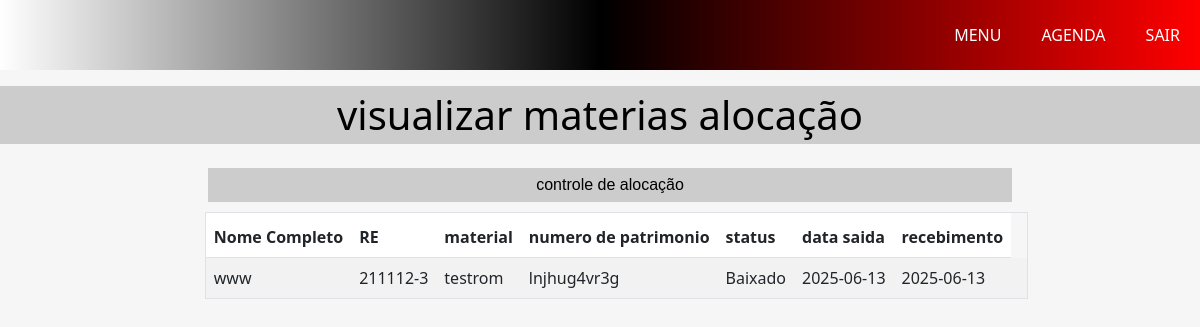
Page /p4/consultarpm.php on the committed database.
### tables this page shows
CREATE TABLE `p4_controleinventario` (
  `id_controle` int(11) NOT NULL,
  `idPm` int(11) DEFAULT NULL,
  `idInventario` int(11) NOT NULL,
  `dtEntrada` date DEFAULT NULL,
  `dtSaida` date DEFAULT NULL
);

CREATE TABLE `p1` (
  `id` int(11) NOT NULL,
  `RE` varchar(8) NOT NULL,
  `NomeCompleto` varchar(55) NOT NULL,
  `NomeGuerra` varchar(50) NOT NULL,
  `DataNascimento` date NOT NULL,
  `DataAdmissao` date NOT NULL,
  `Id_TipoSanguineo` int(1) NOT NULL,
  `Id_CidadeNatal` int(5) NOT NULL,
  `Id_CidadeEndereco` int(5) NOT NULL,
  `NomePai` varchar(55) NOT NULL,
  `NomeMae` varchar(55) NOT NULL,
  `Id_EstadoCivil` int(1) NOT NULL,
  `CPF` varchar(14) NOT NULL,
  `RG` varchar(12) NOT NULL,
  `CNH` varchar(11) NOT NULL,
  `ValidadeCNH` date NOT NULL,
  `Id_CategoriaCNH` int(1) NOT NULL,
  `Id_SATCNH` int(1) NOT NULL,
  `CEP` varchar(9) NOT NULL,
  `Endereco` varchar(100) NOT NULL,
  `Numero` int(5) NOT NULL,
  `Id_Logradouro` int(2) DEFAULT NULL,
  `Bairro` varchar(50) NOT NULL,
  `Complemento` varchar(100) DEFAULT NULL,
  `NomeConjuge` varchar(70) DEFAULT NULL,
  `DtNascConjuge` date DEFAULT NULL,
  `Id_Sexo` int(1) NOT NULL,
  `Telefone1` varchar(15) NOT NULL,
  `Telefone2` varchar(15) DEFAULT NULL,
  `TelefoneRecados` varchar(15) NOT NULL,
  `img` varchar(80) DEFAULT 'img/usuario.png',
  `Id_graduacao` int(2) NOT NULL,
  `Id_estadoAtual` int(2) NOT NULL,
  `Id_estadoNatal` int(2) NOT NULL,
  `DtApresentacao` date NOT NULL,
  `status` int(1) NOT NULL DEFAULT 1
);

CREATE TABLE `p4_modelos` (
  `idModelo` int(11) NOT NULL,
  `modelo` varchar(50) NOT NULL,
  `idMarca` int(11) DEFAULT NULL,
  `idTipo` int(11) DEFAULT NULL,
  `categoria` int(11) NOT NULL
);

CREATE TABLE `p4_romaneio` (
  `id_romaneio` int(11) NOT NULL,
  `numerodeserie` varchar(30) NOT NULL,
  `numerodepatrimonio` varchar(11) NOT NULL,
  `idModelo` int(11) NOT NULL,
  `id_tamanho` int(11) NOT NULL
);

CREATE TABLE `p4_status` (
  `idStatus` int(2) NOT NULL,
  `estado` varchar(10) NOT NULL
);

### p4/material_view_pm.php (the view, shortened to what this page needs)
<?php
require_once("../conexao/conexao.php");
try {
    if($_SESSION['permissao'] < '5' ){
      $re = $_SESSION['RE'];
 }else{    $re = 0;}
    $dados = [];
    if (isset($_POST['re'])) {
        $re = trim($_POST['re']);
        $comandoSQL = "
        SELECT
           inv.id AS inventario_id,
            con.*,
            inv.*,
            p1.*,
            sta.estado,
            c.*,
            mo.*,
            lo.*,
            ma.*,
            ti.*,
            loc.*,
            locc.*
        FROM p4_controleinventario AS con
        INNER JOIN p4_inventario AS inv ON inv.id = con.idInventario
        INNER JOIN p4_status AS sta ON sta.idStatus = inv.idStatus
        INNER JOIN p1 ON p1.id = con.idPm
        INNER JOIN p4_romaneio AS c ON c.numerodepatrimonio = inv.numerodepatrimonio
        INNER JOIN p4_modelos AS mo ON mo.idModelo = c.idModelo
        INNER JOIN p4_localcomplemento AS lo ON lo.idLocComp = inv.idLocComp
        INNER JOIN p4_local AS loc ON loc.idLocal = lo.idLocal
        INNER JOIN p4_complemento AS locc ON locc.idComplemento = lo.idComplemento
        INNER JOIN p4_marcas AS ma ON ma.idMarca = mo.idMarca
        INNER JOIN p4_tipos AS ti ON ti.id = mo.idTipo
        WHERE p1.RE LIKE :re
        ";
        $stmt = $conexao->prepare($comandoSQL);
        $re = "%$re%";
        $stmt->bindParam(":re", $re, PDO::PARAM_STR);
        $stmt->execute();
        $dados = $stmt->fetchAll(PDO::FETCH_ASSOC);
    }
    else{
   $comandoSQL = "
       SELECT
    inv.id AS inventario_id,
    con.*,
    inv.*,
    p1.*,
    sta.estado,
    c.*,
    mo.*,
    lo.*,
    ma.*,
    ti.*,
    loc.*,
    locc.*
FROM p4_controleinventario AS con
-- Junta apenas o registro mais recente de cada item
INNER JOIN (
    SELECT idInventario, MAX(dtEntrada) AS dtEntrada
    FROM p4_controleinventario
    GROUP BY idInventario
) AS ult ON ult.idInventario = con.idInventario AND ult.dtEntrada = con.dtEntrada
INNER JOIN p4_inventario AS inv ON inv.id = con.idInventario
INNER JOIN p4_status AS sta ON sta.idStatus = inv.idStatus
INNER JOIN p1 ON p1.id = con.idPm
INNER JOIN p4_romaneio AS c ON c.numerodepatrimonio = inv.numerodepatrimonio
INNER JOIN p4_modelos AS mo ON mo.idModelo = c.idModelo
INNER JOIN p4_localcomplemento AS lo ON lo.idLocComp = inv.idLocComp
INNER JOIN p4_local AS loc ON loc.idLocal = lo.idLocal
INNER JOIN p4_complemento AS locc ON locc.idComplemento = lo.idComplemento
INNER JOIN p4_marcas AS ma ON ma.idMarca = mo.idMarca
INNER JOIN p4_tipos AS ti ON ti.id = mo.idTipo
        ";
        $stmt = $conexao->prepare($comandoSQL);
        $stmt->execute();
        $dados = $stmt->fetchAll(PDO::FETCH_ASSOC);
    }
    if (count($dados) > 0) {
        foreach ($dados as $row) {
            echo "<tr>
                    <td class='hidden'>{$row['id']}</td>
                      <td>{$row['NomeCompleto']}</td>
                        <td>{$row['RE']}</td>
                         <td>{$row['modelo']}</td>
                    <td>{$row['numerodepatrimonio']}</td>
                    <td>{$row['estado']}</td>
                    <td>{$row['dtEntrada']}</td>";
            if ($row['dtSaida'] === null) {
                echo "<td>em operação</td>";
            } else {
                echo "<td>{$row['dtSaida']}</td>";
            }
            if ($row['estado'] == 'Operando' && $row['dtSaida'] == null  &&  $_SESSION["permissao"] == 5 ) {
                echo "<td>
                   <button class='btn btn-warning' onclick='darBaixa(" . $row["inventario_id"] . ", " . $row["id_controle"] . ")'>Dar Baixa</button>
              </td>";
                }
              elseif ($row['estado'] == 'Baixado' &&  $_SESSION["permissao"] == 5 ) {
                echo "<td>
              <button class='btn btn-success' onclick='alocar()'>Alocar item</button>
              </td>";
            } else {
                echo "<td></td>";
            }
            echo "</tr>";
        }
    } else {
        echo "<tr><td colspan='7' class='text-center'>Nenhum registro encontrado.</td></tr>";
    }
} catch (\Throwable $th) {
    die("Erro na consulta: " . $th->getMessage());
}
?>

### css/estilo.css (style rules this page uses)
* { margin: 0; padding: 0; box-sizing: border-box; }
body, html { font-family: 'Segoe UI', Tahoma, Geneva, Verdana, sans-serif; background-color: #f3f3f3; }
html, body { overflow-x: hidden; }
th, td { border: 1px solid #999; padding: 3px; }

### css/inicial.css (style rules this page uses)
body { background-color: #29292a; overflow-y: hidden; }

### p4/consultarpm.php (style rules this page uses)
html,body { background-color:rgb(246, 246, 246); }

### rows in the picture
p4_controleinventario: idPm.NomeCompleto "www", idPm.RE "211112-3", p4_modelos.modelo "testrom", p4_romaneio.numerodepatrimonio "lnjhug4vr3g", p4_status.estado "Baixado", dtEntrada "2025-06-13", dtSaida "2025-06-13"
